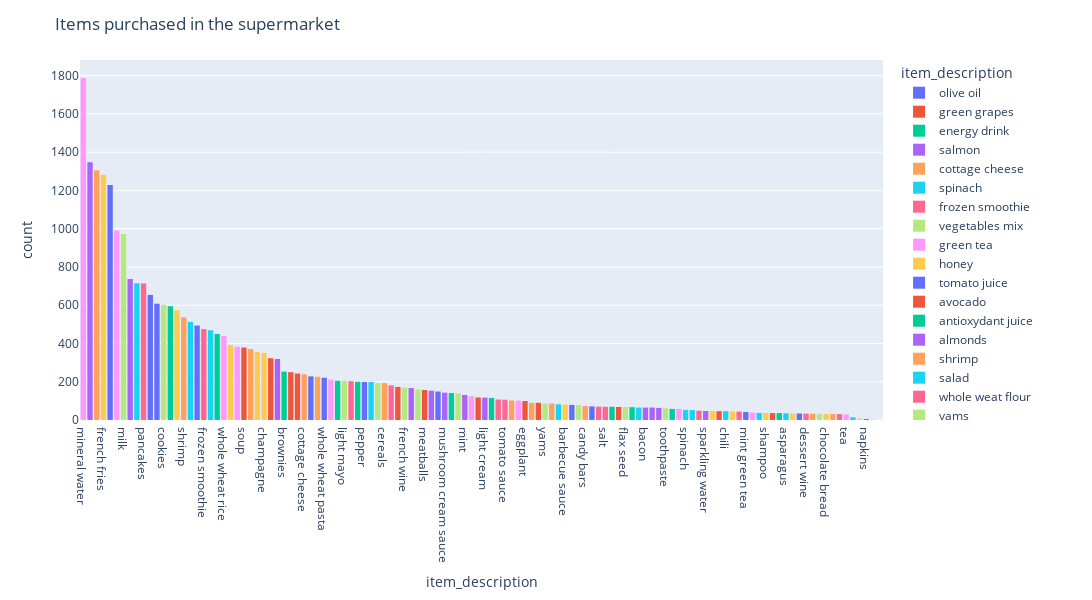

The cell this chart's notebook holds for it:
### Markdown cell above
We are generating an interactive histogram that shows the distribution of items purchased in the supermarket based on their descriptions. Each bar in the histogram represents a unique item description, and the bars are ordered in descending order based on the total count of occurrences of each item description.

### Code cell
fig6 = px.histogram(df_prod, x="item_description", color="item_description").update_xaxes(categoryorder='total descending')
fig6.update_layout(
    title='Items purchased in the supermarket',
    dragmode='select',
    width=1300,
    height=600,
    hovermode='closest',
)
fig6.show()
